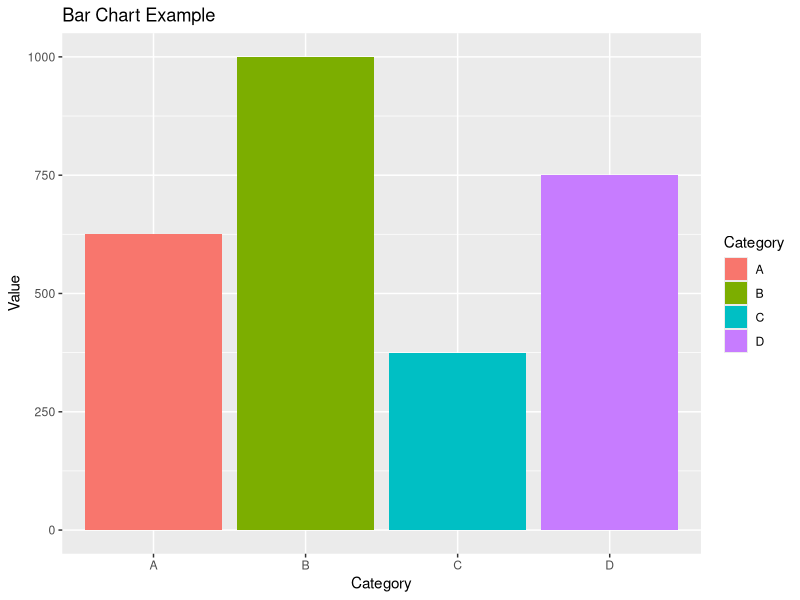
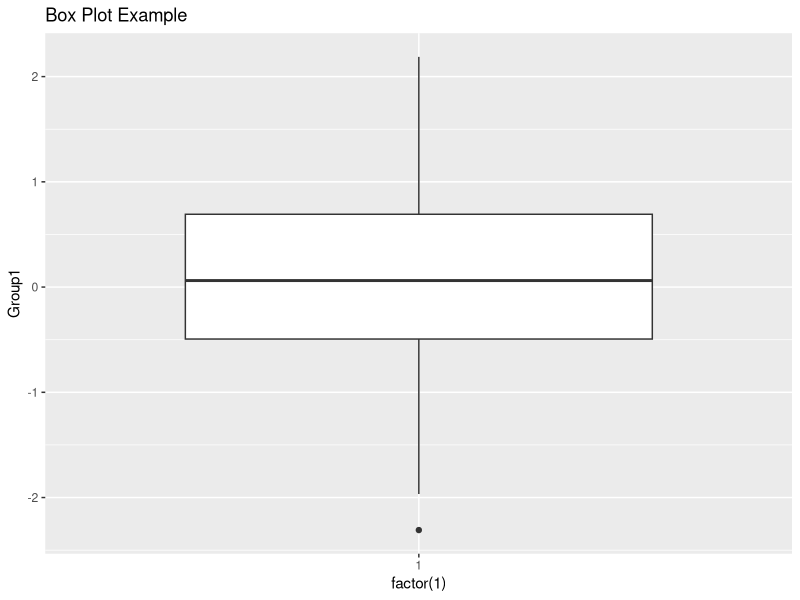
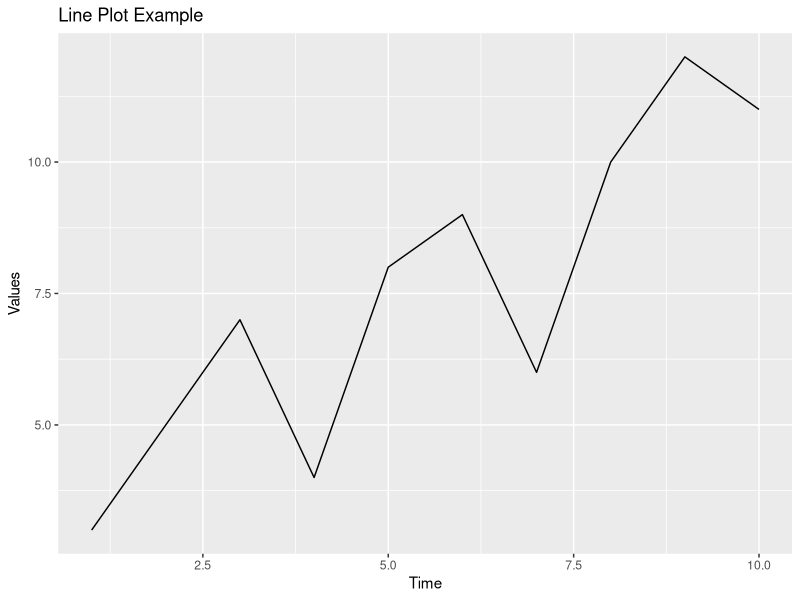
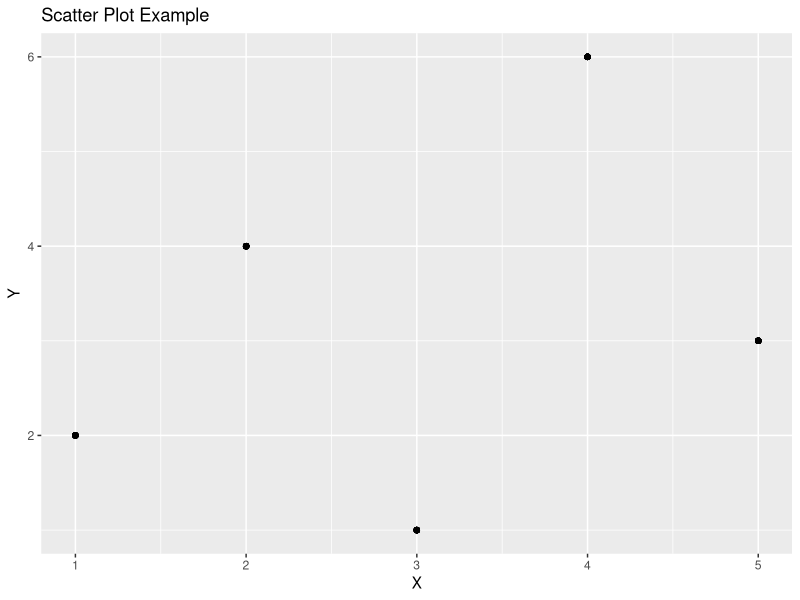
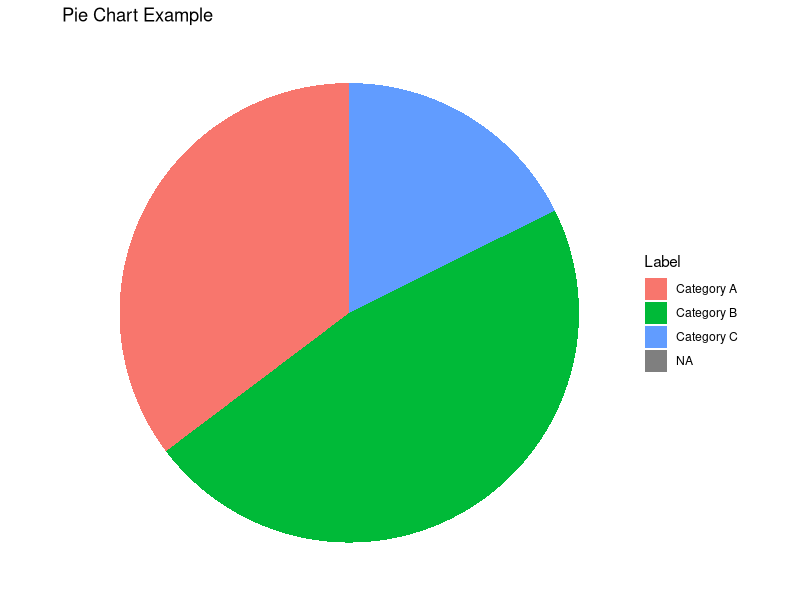

Generate these figures, in order, with R:
# Sample data for a bar chart
categories <- c("Category A", "Category B", "Category C", "Category D")
values <- c(25, 40, 15, 30)


# Sample data for a box plot
group1 <- rnorm(100, mean = 0, sd = 1)
group2 <- rnorm(100, mean = 2, sd = 1)
data <- list(Group1 = group1, Group2 = group2)


# Sample data for a line plot
time <- 1:10
values <- c(3, 5, 7, 4, 8, 9, 6, 10, 12, 11)


# Sample data for a scatter plot
x <- c(1, 2, 3, 4, 5)
y <- c(2, 4, 1, 6, 3)


# Sample data for a pie chart
categories <- c("Category A", "Category B", "Category C")
values <- c(30, 40, 15)



# Load the ggplot2 package
library(ggplot2)

# Sample data for all plots
# You can replace this with your own data
set.seed(123)
# Create a data frame with consistent vector lengths
data <- data.frame(
  Category = c("A", "B", "C", "D"),
  Value = c(25, 40, 15, 30),
  Group1 = c(rnorm(100, mean = 0, sd = 1)),
  Group2 = c(rnorm(100, mean = 2, sd = 1)),
  Time = 1:10,
  Values = c(3, 5, 7, 4, 8, 9, 6, 10, 12, 11),
  X = c(1, 2, 3, 4, 5),
  Y = c(2, 4, 1, 6, 3),
  Label = c("Category A", "Category B", "Category C", NA, NA),
  Percentage = c(30, 40, 15, NA, NA)
)

# Replace NA values or adjust vector lengths as needed

# Create a bar chart using ggplot2
bar_plot <- ggplot(data, aes(x = Category, y = Value, fill = Category)) +
  geom_bar(stat = "identity") +
  labs(title = "Bar Chart Example")

# Create a box plot using ggplot2
box_plot <- ggplot(data, aes(x = factor(1), y = Group1)) +
  geom_boxplot() +
  labs(title = "Box Plot Example")

# Create a line plot using ggplot2
line_plot <- ggplot(data, aes(x = Time, y = Values)) +
  geom_line() +
  labs(title = "Line Plot Example")

# Create a scatter plot using ggplot2
scatter_plot <- ggplot(data, aes(x = X, y = Y)) +
  geom_point() +
  labs(title = "Scatter Plot Example")

# Create pie_chart_data using dplyr
# Install and load the dplyr package
# Your code for creating the pie chart
library(dplyr)
pie_chart_data <- data %>%
  group_by(Label) %>%
  summarise(Percentage = sum(Percentage))
pie_chart <- ggplot(pie_chart_data, aes(x = "", y = Percentage, fill = Label)) +
  geom_bar(stat = "identity", width = 1) +
  coord_polar("y") +
  labs(title = "Pie Chart Example") +
  theme_void()


# Display the plots
print(bar_plot)
print(box_plot)
print(line_plot)
print(scatter_plot)
print(pie_chart)


